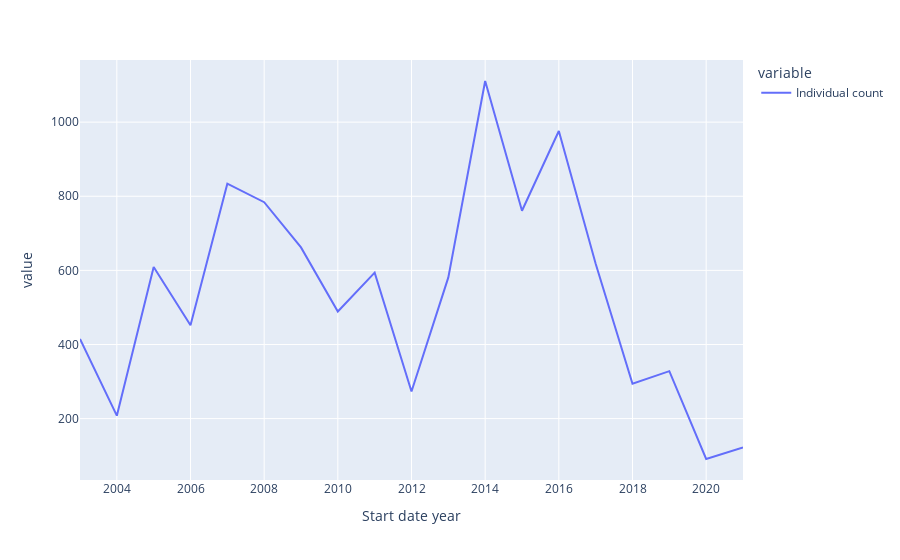

Source (notebook cell):
### Code cell
df_dolphins = dw[dw['Common name'] == 'Common Porpoise']
df_dolphins_grp_year = df_dolphins.groupby('Start date year')[['Individual count']].sum()
px.line(df_dolphins_grp_year)

### Figure 1 — Plotly figure (JSON) as saved in the notebook; plotly's stock layout.template omitted (floating-point values rounded to 4 significant figures)
{"data": [{"hovertemplate": "variable=Individual count<br>Start date year=%{x}<br>value=%{y}<extra></extra>", "legendgroup": "Individual count", "line": {"color": "#636efa", "dash": "solid"}, "marker": {"symbol": "circle"}, "mode": "lines", "name": "Individual count", "orientation": "v", "showlegend": true, "type": "scatter", "x": [2003, 2004, 2005, 2006, 2007, 2008, 2009, 2010, 2011, 2012, 2013, 2014, 2015, 2016, 2017, 2018, 2019, 2020, 2021], "xaxis": "x", "y": [415, 208, 609, 452, 834, 784, 662, 489, 594, 273, 581, 1111, 761, 976, 618, 294, 328, 91, 122], "yaxis": "y"}], "layout": {"legend": {"title": {"text": "variable"}, "tracegroupgap": 0}, "margin": {"t": 60}, "xaxis": {"anchor": "y", "domain": [0, 1], "title": {"text": "Start date year"}}, "yaxis": {"anchor": "x", "domain": [0, 1], "title": {"text": "value"}}}}
